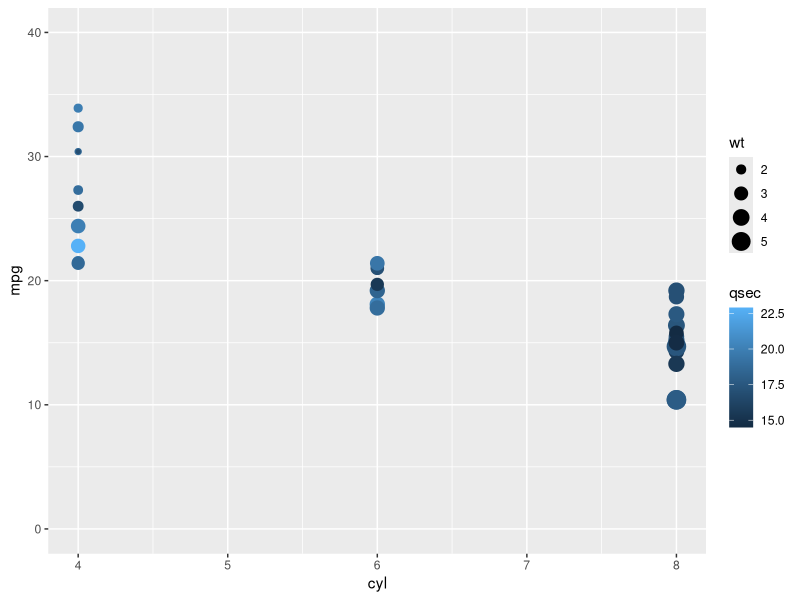
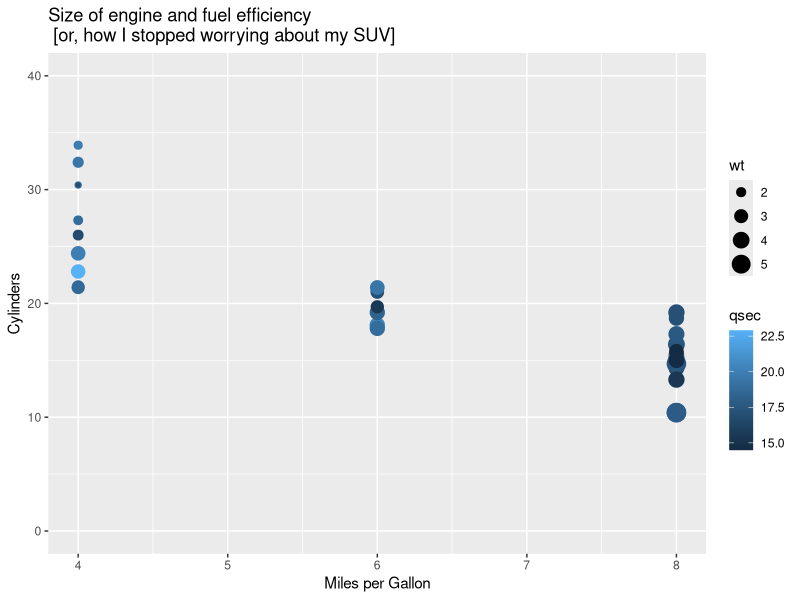
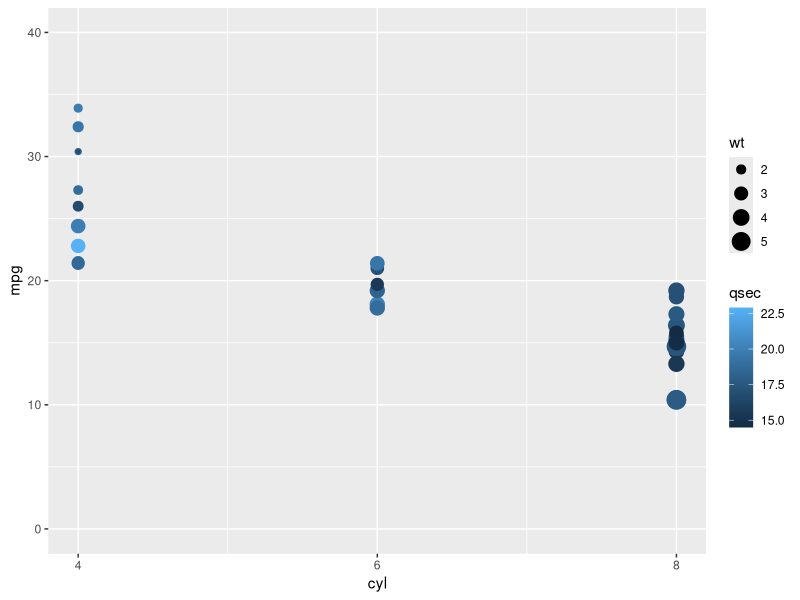
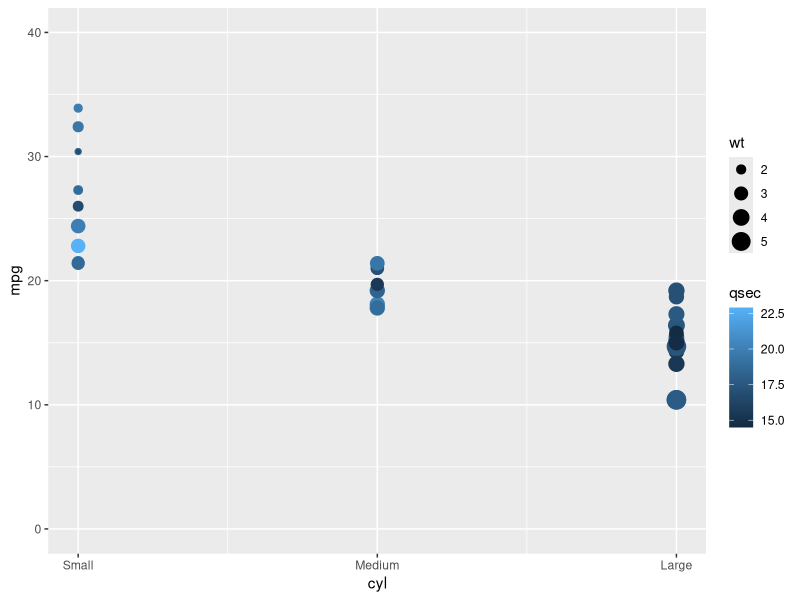
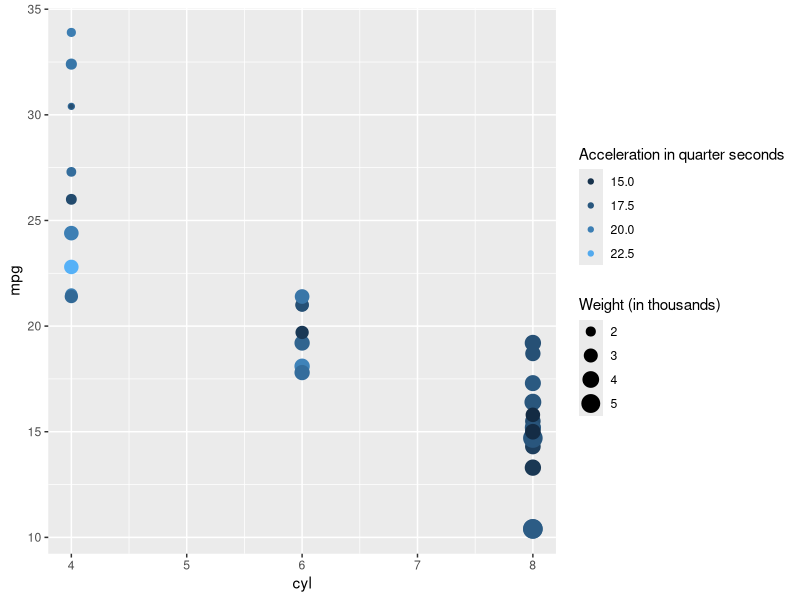
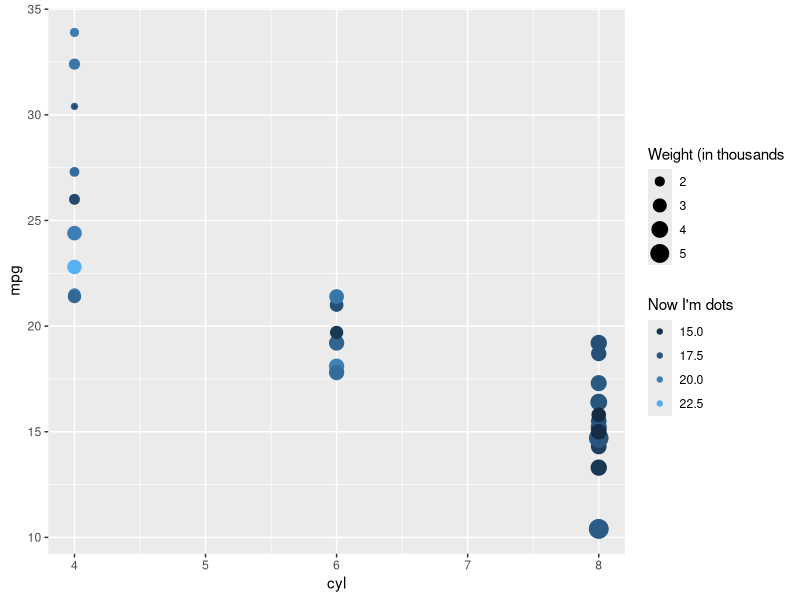
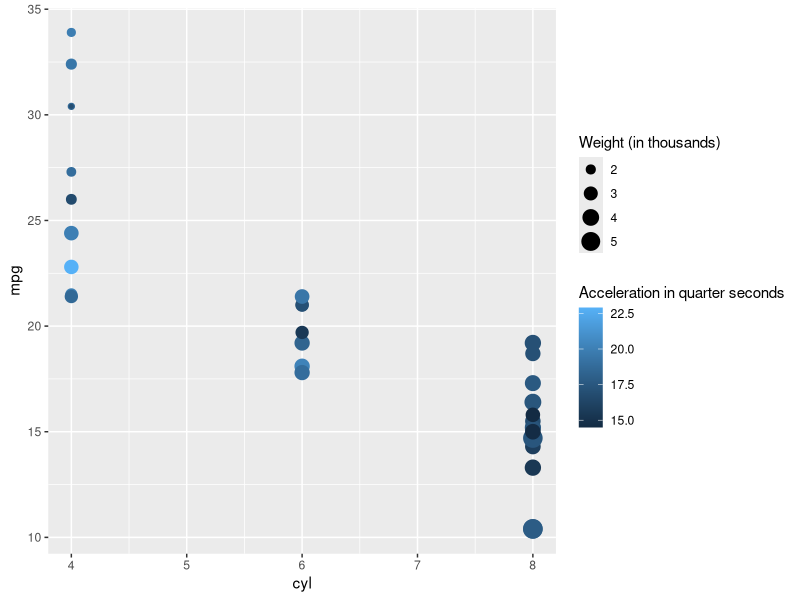

Reproduce these figures in R, in order. (Note: this script raises an error after producing the figures.)
# Filename:	3-customizing-ggplot2-themes.R
# Title:	Customizing and theming maps in ggplot2
# Author:	Tom Schenk Jr.
# Created:	2014-06-01
# Modified:
# Libraries: ggplot2
# Notes: Used in Chicago Data Visualization Group tutorials in 2012.


# Let's customize our plot outputs. First, load the library.

library(ggplot2)

# Plot something simple

p <- ggplot(mtcars, aes(x=cyl, y=mpg)) + geom_point(aes(color=qsec, size=wt))

# Change axis
p + scale_y_continuous(limits=c(0,40))

# Change Labels
p + scale_y_continuous(limits=c(0,40)) + labs(title="Size of engine and fuel efficiency \n [or, how I stopped worrying about my SUV]", x="Miles per Gallon", y="Cylinders")

# Choose the breaks for the x-axis
p + scale_y_continuous(limits=c(0,40)) + scale_x_continuous(limits=c(4,8), breaks=c(4,6,8))

# Relabel them too
p + scale_y_continuous(limits=c(0,40)) + scale_x_continuous(limits=c(4,8), breaks=c(4,6,8), labels=c("Small", "Medium", "Large"))

# Legends need some clarity too.
legend <- guides(color = guide_legend("Acceleration in quarter seconds"), size = guide_legend("Weight (in thousands)"))
p + legend

# Change colorbar to dots
legend <- guides(color=guide_legend("Now I'm dots"), size = guide_legend("Weight (in thousands"))
p + legend

# Can change how the data is aggregated. Let's change the number of bubbles in the guide.
legend <- guides(color = guide_colorbar("Acceleration in quarter seconds", order=2), size = guide_legend("Weight (in thousands)", order=1))
p + legend 

# Move the legend to the bottom
legend <- legend + theme(legend.position="bottom") # Remember you can store as variables
p + legend + theme(legend.position="bottom")

# And side-to-side legend entries
p + legend + theme(legend.position="bottom", legend.box="horizontal")

# Save some more space by moving the legend titles to the top
legend <- guides(color = guide_colorbar("Acceleration in quarter seconds", order=2, title.position="top"), size = guide_legend("Weight (in thousands)", order=1, title.position="top"))
p + legend + theme(legend.position="bottom", legend.box="horizontal")

# Add some color to the legend
p + legend + theme(legend.position="bottom", legend.box="horizontal", legend.background = element_rect(colour = "black"))

# Or fill the legend box
p + legend + theme(legend.position="bottom", legend.box="horizontal", legend.background = element_rect(fill = "gray")) # Eh, not quite

p + legend + theme(legend.position="bottom", legend.box="horizontal", legend.background = element_rect(fill = "gray"), legend.key = element_rect(fill="gray")) # Still not yet

p + legend + theme(legend.position="bottom", legend.box="horizontal", legend.background = element_rect(fill = "gray"), legend.key = element_rect(fill="gray", color="gray")) # Success!


# Change the color of the plots
p + scale_area(range = c(1,20)) # Range

# Annotate the graph to highlight points
p + annotate("text", x = 7.25, y = 15, label = "Really important ->")

# Or annotate with calculations
p + annotate("text", x = 6, y = 30, label = cor(mtcars$mpg, mtcars$cyl))


## Now let's change some elements of the plot theme

# Change plot background
p + theme(panel.background = element_rect(fill = "white"))

# White background with black axis lines
p + theme(panel.background=element_rect(fill = "white"), axis.line = element_line(color = "black"))

# Now change the major and turn-off minor grids
looks <- theme(panel.background=element_rect(fill = "white"), axis.line=element_line(color="black"), panel.grid.major = element_line(color = "grey", linetype="dotted"), panel.grid.minor = element_blank())
p + looks

# Remember, we can combine this with our legends
p + legend + looks